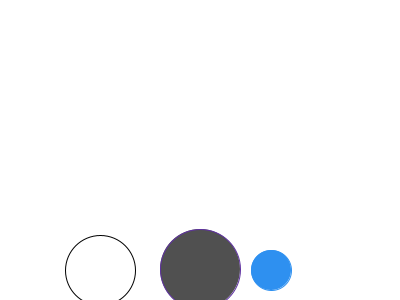
Frame 1 (no input)
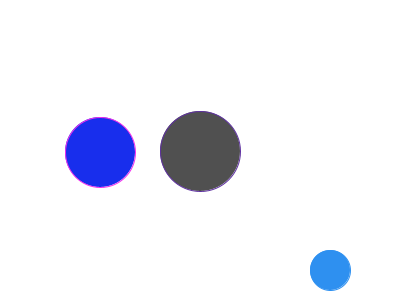
Frame 60 (the mouse pressed at the canvas centre just before this capture)
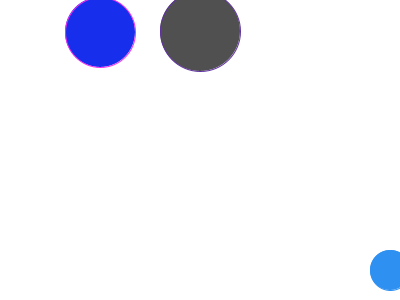
Frame 120 (the mouse held since frame 60 and released just before this capture)

The Processing sketch that drew these frames (run headless with seeded random() and noise(); from frame 60 on, the mouse is pressed at the canvas centre):

// Processing sketch: processing_68464
// ── processing_68464.pde

int x;
int x2=270;
void setup(){
  size(400,300);
  smooth();
  noFill();
  background(255);
  x=270;
  frameRate(15);
}
void draw(){
background(255);
ellipse(100,x2,70,70);
x2=x2-1;
fill(80);
stroke(94,48,160);
ellipse(200,x2,80,80);
x=x+1;
fill(46,144,240);
stroke(46,144,240);
ellipse(x,270,40,40);
x2=x2-1;
fill(24,46,237);
stroke(240,46,237);
}
